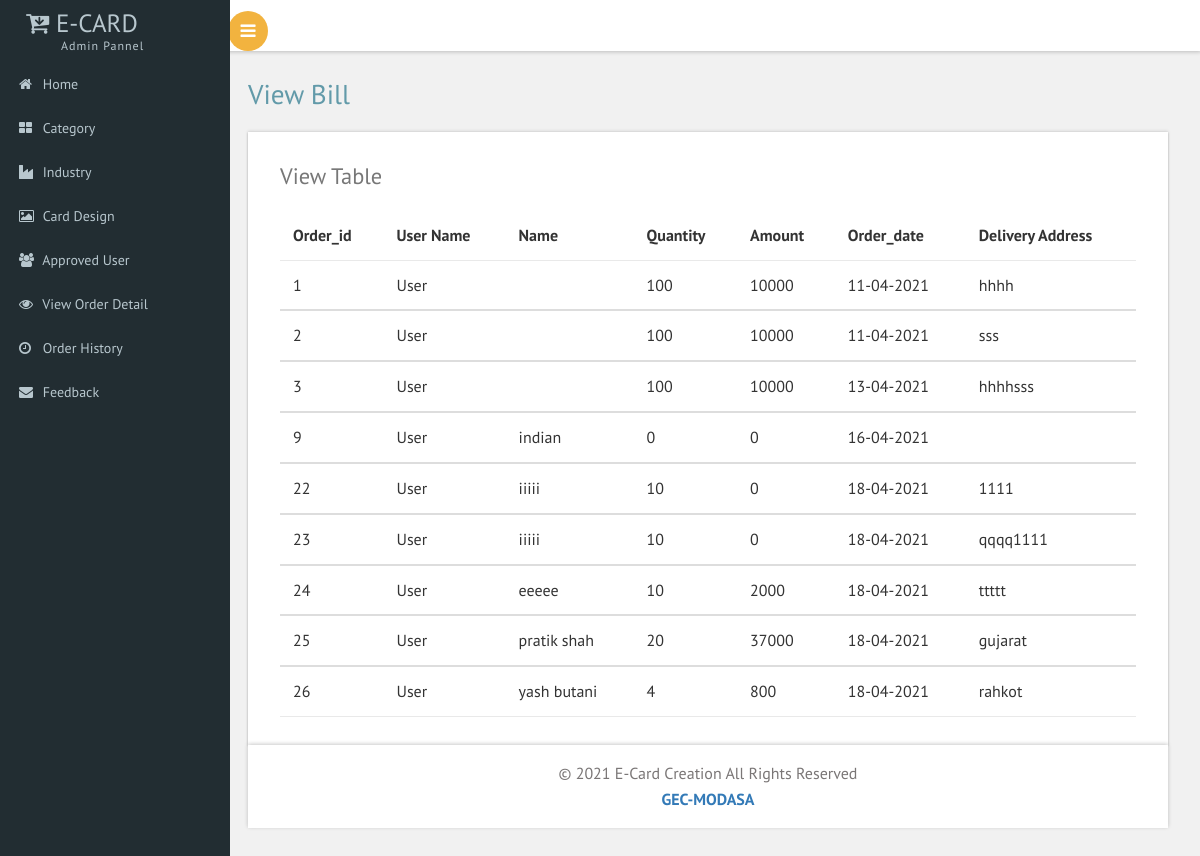
/ViewBill.php (signed in), run on the app's committed database.
### tables this page shows
CREATE TABLE `order_master` (
  `Order_id` int(5) NOT NULL,
  `Username` varchar(150) NOT NULL,
  `Name` varchar(150) NOT NULL,
  `Quantity` int(5) NOT NULL,
  `Oamount` bigint(10) NOT NULL,
  `Order_date` text NOT NULL,
  `Daddress` varchar(500) NOT NULL
);

### web/ViewBill.php (the view, shortened to what this page needs)
		<?php
include "Header.php";
?>
		<div id="page-wrapper">
			<div class="main-page">
				<div class="tables">
					<h3 class="title1">View Bill</h3>
					<div class="panel-body widget-shadow">
						<h4>View Table</h4>
						<table class="table">
							<thead>
								<tr>
								  <th>Order_id</th>
								  <th>User Name</th>
								  <th>Name</th>
								   <th>Quantity</th>
								  <th>Amount</th>
								  <th>Order_date</th>
								  <th>Delivery Address</th>
								 </tr>
							</thead>
<?php
	include "connection.php";
	$q="SELECT * from order_master";
	$c= mysqli_query($con,$q);
	while($r=mysqli_fetch_array($c))
	{
?>
							<tbody>
								<tr>
								  <td><?php echo $r['Order_id']; ?></td>
								  <td>User</td>
								  <td><?php echo $r['Name']; ?></td>
								  <td><?php echo $r['Quantity']; ?></td>
								  <td><?php echo $r['Oamount']; ?></td>
								  <td><?php echo $r['Order_date']; ?></td>
								  <td><?php echo $r['Daddress']; ?></td>
								 </tr>
<?php
	}
?>
								</tbody>
						</table>
					</div>
<?php
include "Footer.php";
?>

### web/css/custom.css (style rules this page uses)
#page-wrapper { padding:5em 2em 2.5em; background-color: #F1F1F1; }

### data on the page
order_master: Order_id "1", Quantity "100", Oamount "10000", Order_date "11-04-2021", Daddress "hhhh"
order_master: Order_id "2", Quantity "100", Oamount "10000", Order_date "11-04-2021", Daddress "sss"
order_master: Order_id "3", Quantity "100", Oamount "10000", Order_date "13-04-2021", Daddress "hhhhsss"
order_master: Order_id "9", Name "indian", Quantity "0", Oamount "0", Order_date "16-04-2021"
order_master: Order_id "22", Name "iiiii", Quantity "10", Oamount "0", Order_date "18-04-2021", Daddress "1111"
order_master: Order_id "23", Name "iiiii", Quantity "10", Oamount "0", Order_date "18-04-2021", Daddress "qqqq1111"
order_master: Order_id "24", Name "eeeee", Quantity "10", Oamount "2000", Order_date "18-04-2021", Daddress "ttttt"
order_master: Order_id "25", Name "pratik shah", Quantity "20", Oamount "37000", Order_date "18-04-2021", Daddress "gujarat"
order_master: Order_id "26", Name "yash butani", Quantity "4", Oamount "800", Order_date "18-04-2021", Daddress "rahkot"
